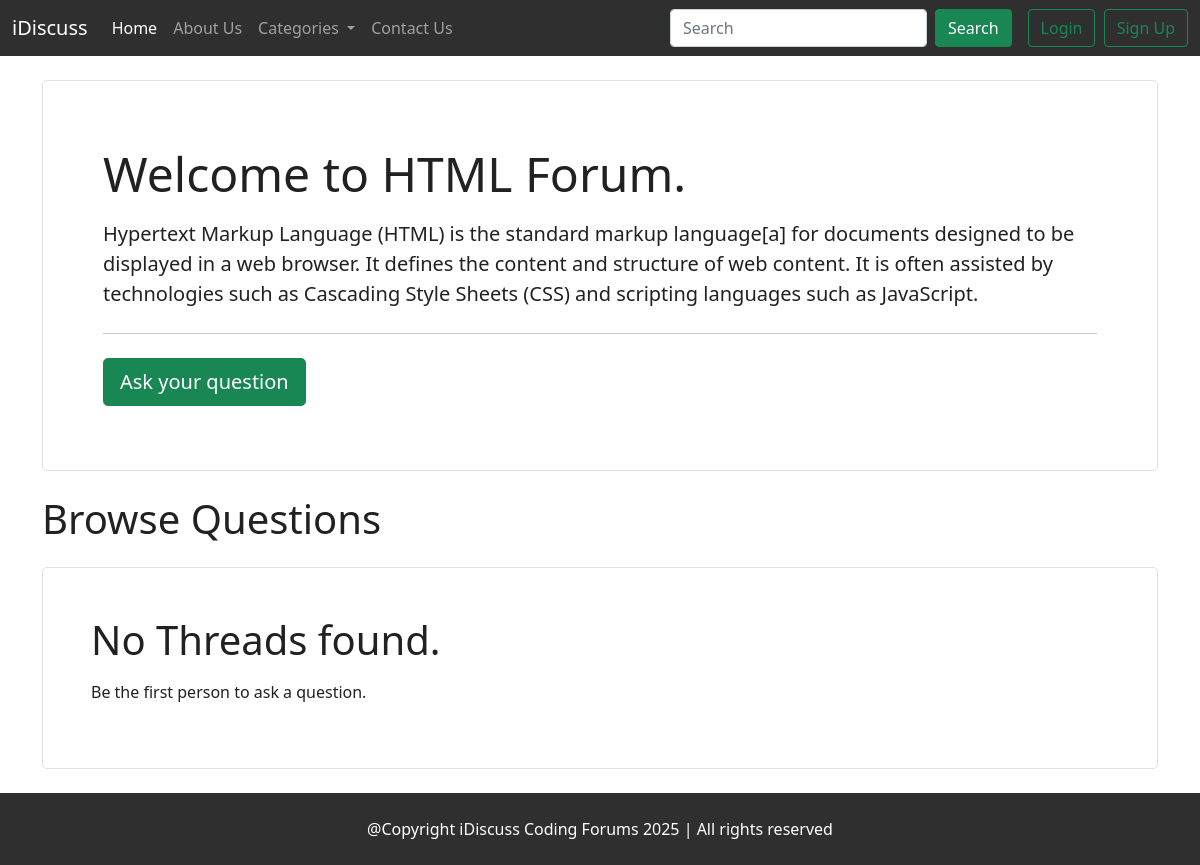
Page /threadlist.php?cid=3 on the committed database.
### tables this page shows
CREATE TABLE `catagory` (
  `srno` int(11) NOT NULL,
  `catagroyname` varchar(20) NOT NULL,
  `catagroydisc` varchar(500) NOT NULL,
  `dt` datetime NOT NULL DEFAULT current_timestamp()
);

### threadlist.php (the view, shortened to what this page needs)
<!doctype html>
<html lang="en">
<head>
    <link href="https://cdn.jsdelivr.net/npm/bootstrap@5.0.2/dist/css/bootstrap.min.css" rel="stylesheet"
>
    <link id="themes-link" rel="stylesheet" href="partials/style.css">
</head>
<body style="margin:0;padding:0" class="theme">
    <?php require 'partials/header.php'; ?>
    <?php
        require "partials/dbconnect.php";
        $srno = $_GET['cid'];
        $sql = "select * from `catagory` where `srno`='$srno'";
        $result = mysqli_query($conn,$sql);
        if ($result){
            $row = mysqli_fetch_assoc($result);
            $cat_title = $row['catagroyname'];
            $cat_desc = $row['catagroydisc'];
        }
        ?>
    <div class='container my-4 theme'>
        <div class="p-5 mb-4 border rounded-3 card-theme">
            <div class="container-fluid py-3 ">
                <h1 class="display-5 ">Welcome to <?php echo $cat_title; ?> Forum.</h1>
                <p class="col-md-12 fs-5 my-3"> <?php echo $cat_desc; ?></p>
                <hr class="my-4">
                <button class="btn btn-success btn-lg" type="button" data-bs-toggle="collapse"
                    data-bs-target="#questionExample" aria-expanded="false" aria-controls="questionExample">Ask your
                    question</button>
            </div>
        </div>
    </div>
    <div class='container my-4' style="min-height:250px">
        <h1 class="display-6 my-4">Browse Questions </h1>
        <?php
        $no_thread = true;
        if($no_thread){
        echo '<div class="col-md-12 ">
        <div class="h-100 p-5 bg-body-tertiary border rounded-3 card-theme">
        <p class="display-6">No Threads found.</p>
        <p > Be the first person to ask a question.</p>
        </div>
        </div>';
        }
        ?>
    </div>
    <?php require 'partials/footer.php'; ?>
</body>
</html>

### partials/style.css (style rules this page uses)
:root { --pri-color: rgb(255, 255, 255); --sec-color: rgb(255, 255, 255); --tri-color: rgb(47, 47, 47); --text-color: rgb(33, 33, 33); --text2-color: white; }
.theme { background-color: var(--pri-color); color: var(--text-color); }
.card-theme { background-color: var(--sec-color); color: var(--text-color); }

### rows in the picture
catagory: catagroyname "HTML", catagroydisc "Hypertext Markup Language (HTML) is the standard markup language[a] for documents designed to be displayed in a web browser. It defines the content and structure of web content. It is often assisted by technologies such as Cascading Style Sheets (CSS) and scripting languages such as JavaScript."
